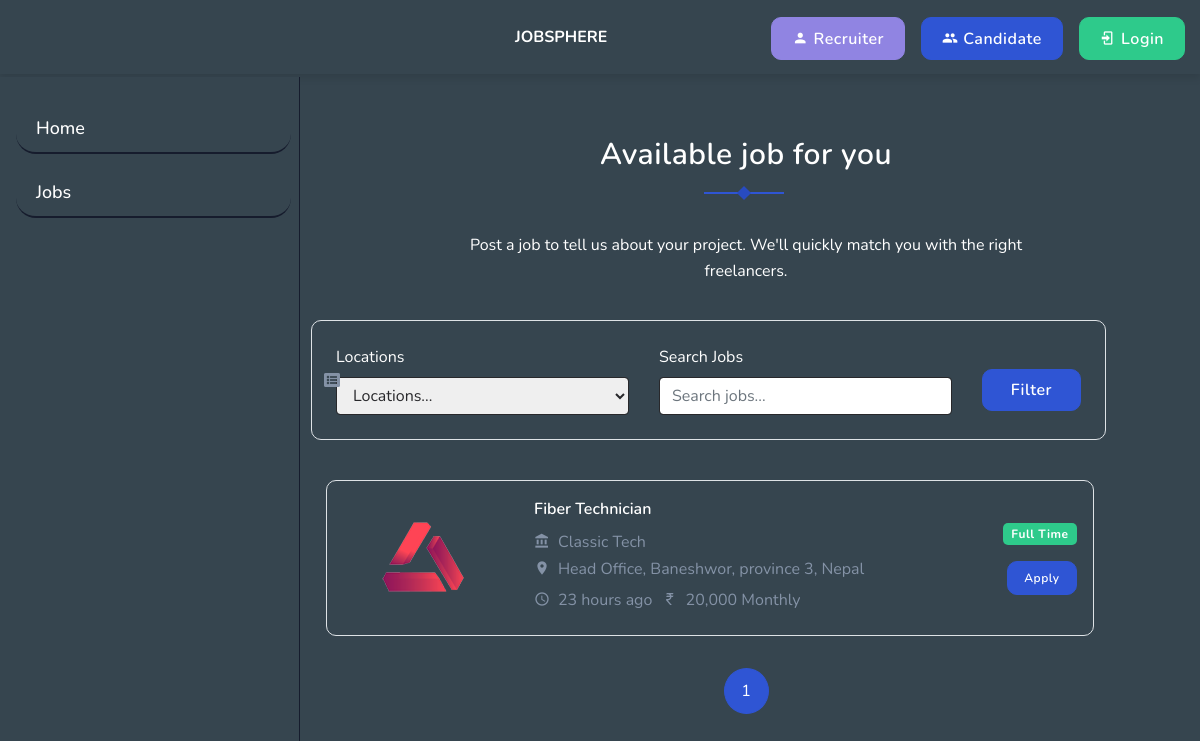
The page /job/aviliable_jobs/ on the database its author committed.
### job/models.py (models this page shows, shortened)
class Job(models.Model):
    company = models.ForeignKey(Company, on_delete=models.CASCADE)  # Renamed for clarity
    title = models.CharField(max_length=200)
    post_date_time = models.DateTimeField(auto_now_add=True, editable=False)
    date_posted = models.DateField(auto_now_add=True)
    salary = models.PositiveIntegerField()
    pay_mode = models.CharField(max_length=20, choices=PAY_MODE)
    job_type = models.CharField(max_length=50, choices=JOB_TYPE)
    job_location = models.CharField(max_length=200, choices=JOB_LOCATION)
    job_category = models.CharField(max_length=200, choices=JOB_CATEGORY)
    expiry_date = models.DateTimeField(null=True, blank=True)
    job_description = models.TextField()
    status = models.CharField(max_length=50, choices=STATUS, default='Pending')

### company/models.py (models this page shows)
class Company(models.Model):
    user = models.OneToOneField(User, on_delete=models.CASCADE)
    name = models.CharField(max_length=200)
    address = models.CharField(max_length=50, null= True)
    email = models.EmailField(max_length=50)
    phone_number = models.CharField(max_length=13)
    website = models.URLField()
    founded_in = models.PositiveIntegerField()
    primary_industry = models.CharField(max_length=100, choices=PRIMARY_INDUSTRY)
    province = models.CharField(max_length=20, choices=PROVINCE_CHOICES)
    company_size = models.CharField(max_length=20,choices=COMPANY_SIZES)
    country = models.CharField(max_length=20, choices=COUNTRY_CHOICES)
    linkedin = models.URLField()
    instagram = models.URLField()
    facebook = models.URLField()
    about_company = models.TextField()
    def __str__(self):
        return f"{self.name}"

### job/views.py (the view)
# urls.py: path('aviliable_jobs/', views.all_joblist, name='all_joblist'),
def all_joblist(request):
    jobs = Job.objects.filter(status='Active').order_by('-post_date_time')
    search_query = request.GET.get('q', '').strip()  # Fixed key to match the template
    location_filter = request.GET.get('location', '').strip()
    if search_query and location_filter:
        jobs = jobs.filter(
            Q(title__icontains=search_query) | Q(company__name__icontains=search_query),
            job_location=location_filter
        )
    elif search_query:
        jobs = jobs.filter(
            Q(title__icontains=search_query) | Q(company__name__icontains=search_query)
        )
    elif location_filter:
        jobs = jobs.filter(job_location=location_filter)
    paginator = Paginator(jobs, 8)
    page_number = request.GET.get('page')
    try:
        objects = paginator.page(page_number)
    except PageNotAnInteger:
        objects = paginator.page(1)
    except EmptyPage:
        objects = paginator.page(paginator.num_pages)
    locations = Job.objects.values_list('job_location', flat=True).distinct()
    context = {
        'jobs': objects,
        'locations': locations,
        'search_query': search_query,  # Ensures the search input retains value
        'location_filter': location_filter,  # Retains selected location
    }
    return render(request, 'job/all_joblist.html', context)

### templates/job/all_joblist.html (shortened to what this page needs)
{% extends "base.html" %}
{% load static %}
{% load humanize %}
{% block content %}
<section class="section pt-0">
    <div class="container-fluid m-3">
        <div class="row justify-content-center">
            {% include "job/all_joblist/job_title/title.html" %}
        </div>
        <div class="row">
            <div class="col-lg-11 col-md-6">
                <div class="registration-form-box p-4 border rounded">
                    <i class="fa fa-list-alt mb-3"></i>
                    <form method="get" action="{% url 'job:all_joblist' %}">
                        <div class="row">
                            <div class="col-md-5">
                                <label for="select-location" class="form-label text-white">Locations</label>
                                <select id="select-location" name="location" class="form-control ">
                                    <option value="">Locations...</option>
                                </select>
                            </div>
                            <div class="col-md-5">
                                <label for="search-job" class="form-label text-white">Search Jobs</label>
                                <input type="text" name="q" id="search-job" class="form-control" placeholder="Search jobs..." value="{{ search_query }}">
                            </div>
                            <div class="col-md-2 mt-4">
                                <button type="submit" class="btn btn-primary btn-block">Filter</button>
                            </div>
                        </div>
                    </form>
                </div>
            </div>
        </div>
        <div class="col-lg-11 mt-4 pt-2">
            <div class="row">
                {% for job in jobs %}
                <div class="col-lg-12 pt-2">
                    <div class="job-list-box border rounded">
                        <div class="p-3">
                            <div class="row align-items-center">
                                <div class="col-lg-3">
                                    <div class="company-logo-img">
                                        <img src="{% static 'images/featured-job/img-1.png' %}" alt="" class="img-fluid mx-auto d-block">
                                    </div>
                                </div>
                                <div class="col-lg-7 col-md-7">
                                    <div class="job-list-desc">
                                        <h6 class="mb-2">
                                            <a href="{% url 'job:job_details' job.pk %}" class="text-white">{{ job.title }}</a>
                                        </h6>
                                        <p class="text-muted mb-0">
                                            <i class="mdi mdi-bank mr-2"></i>{{ job.company }}
                                        </p>
                                        <ul class="list-inline mb-0">
                                            <li class="list-inline-item mr-3">
                                                <p class="text-muted mb-0">
                                                    <i class="mdi mdi-map-marker mr-2"></i>{{ job.company.address }},
                                                    {{ job.company.province }}, {{ job.company.country }}
                                                </p>
                                            </li>
                                            <li class="list-inline-item">
                                                <p class="text-muted mb-0">
                                                    <i class="mdi mdi-clock-outline mr-2"></i>{{ job.post_date_time|naturaltime }}
                                                </p>
                                            </li>
                                            <li class="list-inline-item">
                                                <p class="text-muted mb-0">
                                                    <i class="mdi mdi-currency-inr mr-2"></i>{{ job.salary|intcomma }} {{ job.pay_mode }}
                                                </p>
                                            </li>
                                        </ul>
                                    </div>
                                </div>
                                <div class="col-lg-2 col-md-3">
                                    <div class="job-list-button-sm text-right">
                                        <span class="badge badge-success">{{ job.job_type }}</span>
                                        <div class="mt-3">
                                            <a href="{% url 'job:apply_for_job' job.pk %}" class="btn btn-sm btn-primary">Apply</a>
                                        </div>
                                    </div>
                                </div>
                            </div>
                        </div>
                    </div>
                </div>
                {% endfor %}
            </div>
        </div>
        <div class="row">
            <div class="col-lg-12 mt-4 pt-2">
                <nav aria-label="Page navigation example">
                    <ul class="pagination job-pagination mb-0 justify-content-center">
                        {% for num in jobs.paginator.page_range %}
                        <li class="page-item {% if jobs.number == num %}active{% endif %}">
                            <a class="page-link" href="?page={{ num }}">{{ num }}</a>
                        </li>
                        {% endfor %}
                    </ul>
                </nav>
            </div>
        </div>
    </div>
</section>
{% endblock content %}

### static/css/style.css (style rules this page uses)
.text-muted { color: #8492a6 !important; }
.list-inline-item:not(:last-child) { margin-right: 5px; margin-bottom: 5px; }
.rounded { border-radius: 10px !important; }
.btn { padding: 8px 20px; outline: none; text-decoration: none; font-size: 16px; letter-spacing: 0.5px; -webkit-transition: all 0.3s; transition: all 0.3s; font-weight: 600; border-radius: 10px; }
.btn.btn-sm { padding: 7px 16px; font-size: 12px; }
.btn.btn-primary, .btn.btn-secondary, .btn.btn-success, .btn.btn-danger, .btn.btn-info, .btn.btn-warning, .btn.btn-dark { color:#fff !important; }
.btn.btn-primary { background: #2f55d4; border: 1px solid #2f55d4; }
button:not(:disabled) { outline: none; }
.badge { padding: 5px 8px; border-radius: 5px; letter-spacing: 0.5px; }
.badge.badge-primary, .badge.badge-secondary, .badge.badge-success, .badge.badge-danger, .badge.badge-info, .badge.badge-warning, .badge.badge-dark { color: #ffffff !important; }
.badge.badge-success { background-color: #2eca8b !important; }
.pagination.job-pagination .page-link { border-radius: 50% !important; margin: 0 4px; height: 46px; width: 45px; line-height: 29px; text-align: center; color: #8492a6; }
.pagination .page-item.active .page-link { background-color: #2f55d4; border-color: #2f55d4; color: #ffffff !important; }
body { font-family: "Nunito", sans-serif; overflow-x: hidden !important; font-size: 16px; color: #161c2d; }
h1, h2, h3, h4, h5, h6, .h1, .h2, .h3, .h4, .h5, .h6 { font-family: "Nunito", sans-serif; line-height: 1.5; font-weight: 600; }
a { text-decoration: none !important; }
p { line-height: 1.6; }
.section { padding: 10px 0; position: relative; }
.registration-form-box { position: relative; }
.registration-form-box i { position: absolute; top: 50%; -webkit-transform: translateY(-50%); transform: translateY(-50%); left: 12px; z-index: 2; color: #8492a6; }
.job-list-box { -webkit-transition: all 0.5s; transition: all 0.5s; }

### static/css/nav.css (style rules this page uses)
body { overflow-x: hidden; }

### rows shown on the page
Job: title "Fiber Technician", company "Classic Tech", company.address "Head Office, Baneshwor", company.province "province 3", company.country "Nepal", post_date_time "23 hours ago", salary "20,000", pay_mode "Monthly", job_type "Full Time"

### other values the page prints
{{ num }} "1"
